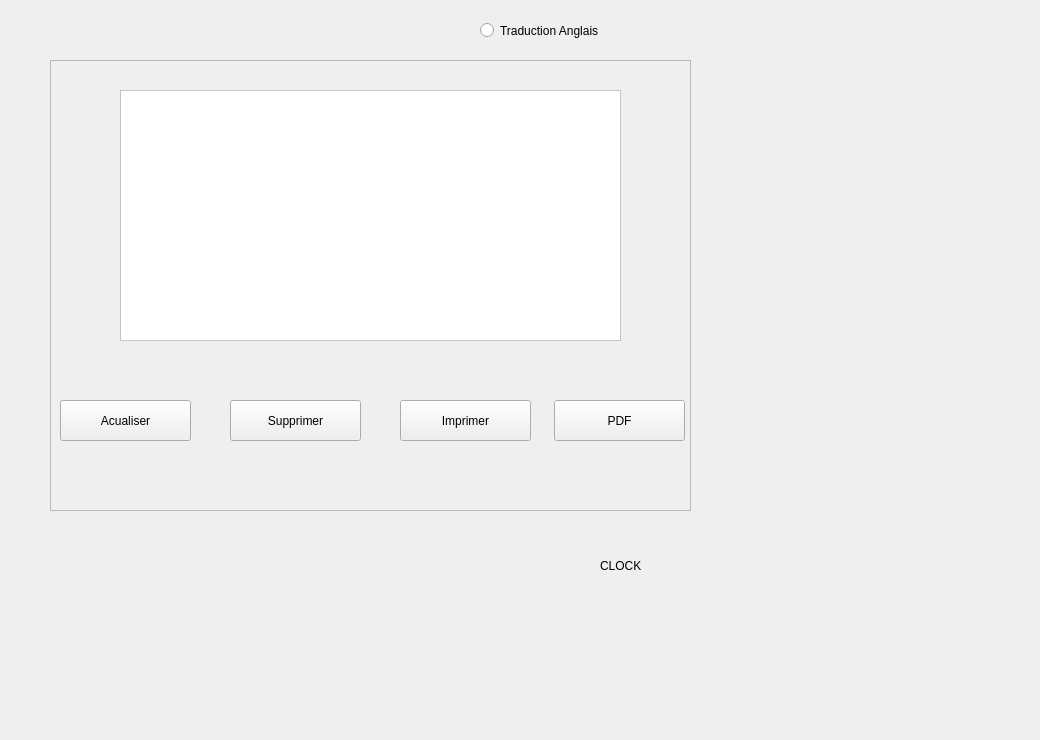
      <widget class="QWidget" name="tab_6">
       <attribute name="title">
        <string>Afficher Réservation</string>
       </attribute>
       <widget class="QFrame" name="frame_4">
        <property name="geometry">
         <rect>
          <x>50</x>
          <y>60</y>
          <width>641</width>
          <height>451</height>
         </rect>
        </property>
        <property name="frameShape">
         <enum>QFrame::StyledPanel</enum>
        </property>
        <property name="frameShadow">
         <enum>QFrame::Raised</enum>
        </property>
        <widget class="QTableView" name="tableView_2">
         <property name="geometry">
          <rect>
           <x>70</x>
           <y>30</y>
           <width>501</width>
           <height>251</height>
          </rect>
         </property>
         <property name="styleSheet">
          <string notr="true">background-color: rgb(255, 255, 255);
font: 75 9pt &quot;Arial&quot;;</string>
         </property>
        </widget>
        <widget class="QPushButton" name="pushButton_5">
         <property name="geometry">
          <rect>
           <x>350</x>
           <y>340</y>
           <width>131</width>
           <height>41</height>
          </rect>
         </property>
         <property name="text">
          <string>Imprimer</string>
         </property>
         <property name="icon">
          <iconset resource="ressources.qrc">
           <normaloff>:/img/ressources/128411451_681880159137485_1506548420732995776_n.png</normaloff>:/img/ressources/128411451_681880159137485_1506548420732995776_n.png</iconset>
         </property>
         <property name="iconSize">
          <size>
           <width>25</width>
           <height>25</height>
          </size>
         </property>
        </widget>
        <widget class="QPushButton" name="pushButton_3">
         <property name="geometry">
          <rect>
           <x>180</x>
           <y>340</y>
           <width>131</width>
           <height>41</height>
          </rect>
         </property>
         <property name="text">
          <string>Supprimer</string>
         </property>
         <property name="icon">
          <iconset resource="ressources.qrc">
           <normaloff>:/img/ressources/127960661_183172423452732_4500599527248670551_n.png</normaloff>:/img/ressources/127960661_183172423452732_4500599527248670551_n.png</iconset>
         </property>
         <property name="iconSize">
          <size>
           <width>25</width>
           <height>25</height>
          </size>
         </property>
        </widget>
        <widget class="QPushButton" name="pushButton_4">
         <property name="geometry">
          <rect>
           <x>10</x>
           <y>340</y>
           <width>131</width>
           <height>41</height>
          </rect>
         </property>
         <property name="text">
          <string>Acualiser</string>
         </property>
         <property name="icon">
          <iconset resource="ressources.qrc">
           <normaloff>:/img/ressources/128439765_3597692763660753_3323737546201286996_n.png</normaloff>:/img/ressources/128439765_3597692763660753_3323737546201286996_n.png</iconset>
         </property>
         <property name="iconSize">
          <size>
           <width>25</width>
           <height>25</height>
          </size>
         </property>
        </widget>
        <widget class="QLabel" name="label_29">
         <property name="geometry">
          <rect>
           <x>0</x>
           <y>360</y>
           <width>631</width>
           <height>91</height>
          </rect>
         </property>
         <property name="styleSheet">
          <string notr="true">background-color:transparent;
background-image: url(:/img/ressources/pngegg (1) (1).png);</string>
         </property>
         <property name="text">
          <string/>
         </property>
        </widget>
        <widget class="QPushButton" name="pushButton_2">
         <property name="geometry">
          <rect>
           <x>504</x>
           <y>340</y>
           <width>131</width>
           <height>41</height>
          </rect>
         </property>
         <property name="text">
          <string>PDF</string>
         </property>
         <property name="icon">
          <iconset resource="ressources.qrc">
           <normaloff>:/img/ressources/pngegg.png</normaloff>:/img/ressources/pngegg.png</iconset>
         </property>
         <property name="iconSize">
          <size>
           <width>25</width>
           <height>25</height>
          </size>
         </property>
        </widget>
        <zorder>tableView_2</zorder>
        <zorder>label_29</zorder>
        <zorder>pushButton_2</zorder>
        <zorder>pushButton_3</zorder>
        <zorder>pushButton_4</zorder>
        <zorder>pushButton_5</zorder>
       </widget>
       <widget class="QLabel" name="label_21">
        <property name="geometry">
         <rect>
          <x>600</x>
          <y>500</y>
          <width>281</width>
          <height>131</height>
         </rect>
        </property>
        <property name="styleSheet">
         <string notr="true">font: 57 12pt &quot; MT&quot;;
color: rgb(0, 0, 0);
font: 57 28pt &quot;Engravers MT&quot;;
background-color:transparent;</string>
        </property>
        <property name="text">
         <string>CLOCK</string>
        </property>
       </widget>
       <widget class="QLabel" name="label_27">
        <property name="geometry">
         <rect>
          <x>820</x>
          <y>380</y>
          <width>211</width>
          <height>351</height>
         </rect>
        </property>
        <property name="styleSheet">
         <string notr="true">background-color:transparent;
background-image: url(:/img/ressources/pngegg (1) (1).png);</string>
        </property>
        <property name="text">
         <string/>
        </property>
       </widget>
       <widget class="QLabel" name="label_30">
        <property name="geometry">
         <rect>
          <x>410</x>
          <y>-120</y>
          <width>261</width>
          <height>211</height>
         </rect>
        </property>
        <property name="styleSheet">
         <string notr="true">background-color:transparent;
background-image: url(:/img/ressources/pngegg (1) (1).png);</string>
        </property>
        <property name="text">
         <string/>
        </property>
       </widget>
       <widget class="QRadioButton" name="radioButton_5">
        <property name="geometry">
         <rect>
          <x>480</x>
          <y>20</y>
          <width>211</width>
          <height>21</height>
         </rect>
        </property>
        <property name="text">
         <string>Traduction Anglais</string>
        </property>
       </widget>
      </widget>
